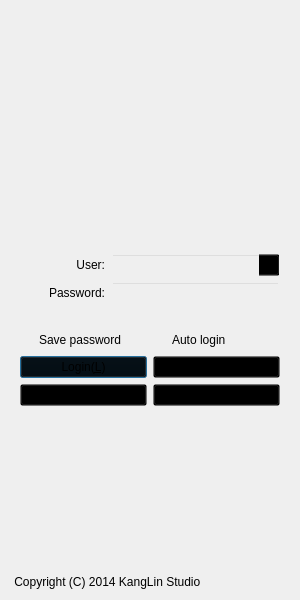
<?xml version="1.0" encoding="UTF-8"?>
<ui version="4.0">
 <class>CFrmLogin</class>
 <widget class="QFrame" name="CFrmLogin">
  <property name="geometry">
   <rect>
    <x>0</x>
    <y>0</y>
    <width>300</width>
    <height>600</height>
   </rect>
  </property>
  <property name="sizePolicy">
   <sizepolicy hsizetype="Preferred" vsizetype="Preferred">
    <horstretch>0</horstretch>
    <verstretch>0</verstretch>
   </sizepolicy>
  </property>
  <property name="maximumSize">
   <size>
    <width>16777215</width>
    <height>16777215</height>
   </size>
  </property>
  <property name="windowTitle">
   <string>Login</string>
  </property>
  <property name="windowIcon">
   <iconset resource="../../Resource/Resource.qrc">
    <normaloff>:/icon/AppIcon</normaloff>:/icon/AppIcon</iconset>
  </property>
  <property name="layoutDirection">
   <enum>Qt::LeftToRight</enum>
  </property>
  <property name="frameShadow">
   <enum>QFrame::Plain</enum>
  </property>
  <layout class="QGridLayout" name="gridLayout_2">
   <item row="1" column="0">
    <widget class="QWidget" name="widget" native="true">
     <property name="sizePolicy">
      <sizepolicy hsizetype="Minimum" vsizetype="Preferred">
       <horstretch>0</horstretch>
       <verstretch>0</verstretch>
      </sizepolicy>
     </property>
     <property name="minimumSize">
      <size>
       <width>0</width>
       <height>0</height>
      </size>
     </property>
     <property name="maximumSize">
      <size>
       <width>16777215</width>
       <height>16777215</height>
      </size>
     </property>
     <property name="autoFillBackground">
      <bool>false</bool>
     </property>
     <property name="styleSheet">
      <string notr="true">background-color: transparent</string>
     </property>
     <layout class="QGridLayout" name="gridLayout">
      <item row="0" column="0">
       <layout class="QHBoxLayout" name="horizontalLayout_6">
        <property name="bottomMargin">
         <number>9</number>
        </property>
        <item>
         <spacer name="horizontalSpacer">
          <property name="orientation">
           <enum>Qt::Horizontal</enum>
          </property>
          <property name="sizeHint" stdset="0">
           <size>
            <width>40</width>
            <height>20</height>
           </size>
          </property>
         </spacer>
        </item>
        <item>
         <widget class="QPushButton" name="pbState">
          <property name="sizePolicy">
           <sizepolicy hsizetype="Preferred" vsizetype="Preferred">
            <horstretch>0</horstretch>
            <verstretch>0</verstretch>
           </sizepolicy>
          </property>
          <property name="minimumSize">
           <size>
            <width>64</width>
            <height>64</height>
           </size>
          </property>
          <property name="maximumSize">
           <size>
            <width>100</width>
            <height>80</height>
           </size>
          </property>
          <property name="toolTip">
           <string>Change logon status</string>
          </property>
          <property name="statusTip">
           <string>Change logon status</string>
          </property>
          <property name="text">
           <string/>
          </property>
          <property name="icon">
           <iconset resource="../../Resource/Resource.qrc">
            <normaloff>:/icon/AppIcon</normaloff>:/icon/AppIcon</iconset>
          </property>
          <property name="iconSize">
           <size>
            <width>64</width>
            <height>64</height>
           </size>
          </property>
          <property name="autoDefault">
           <bool>true</bool>
          </property>
          <property name="default">
           <bool>false</bool>
          </property>
          <property name="flat">
           <bool>true</bool>
          </property>
         </widget>
        </item>
        <item>
         <spacer name="horizontalSpacer_2">
          <property name="orientation">
           <enum>Qt::Horizontal</enum>
          </property>
          <property name="sizeHint" stdset="0">
           <size>
            <width>38</width>
            <height>20</height>
           </size>
          </property>
         </spacer>
        </item>
       </layout>
      </item>
      <item row="1" column="0">
       <layout class="QHBoxLayout" name="horizontalLayout_5">
        <property name="topMargin">
         <number>0</number>
        </property>
        <item>
         <widget class="QLabel" name="label_3">
          <property name="sizePolicy">
           <sizepolicy hsizetype="Preferred" vsizetype="Preferred">
            <horstretch>1</horstretch>
            <verstretch>0</verstretch>
           </sizepolicy>
          </property>
          <property name="minimumSize">
           <size>
            <width>0</width>
            <height>0</height>
           </size>
          </property>
          <property name="maximumSize">
           <size>
            <width>16777215</width>
            <height>16777215</height>
           </size>
          </property>
          <property name="text">
           <string>User:</string>
          </property>
          <property name="alignment">
           <set>Qt::AlignRight|Qt::AlignTrailing|Qt::AlignVCenter</set>
          </property>
         </widget>
        </item>
        <item>
         <widget class="QComboBox" name="cmbUser">
          <property name="sizePolicy">
           <sizepolicy hsizetype="Preferred" vsizetype="Preferred">
            <horstretch>2</horstretch>
            <verstretch>0</verstretch>
           </sizepolicy>
          </property>
          <property name="minimumSize">
           <size>
            <width>0</width>
            <height>0</height>
           </size>
          </property>
          <property name="maximumSize">
           <size>
            <width>16777215</width>
            <height>16777215</height>
           </size>
          </property>
          <property name="editable">
           <bool>true</bool>
          </property>
          <property name="frame">
           <bool>true</bool>
          </property>
         </widget>
        </item>
       </layout>
      </item>
      <item row="2" column="0">
       <layout class="QHBoxLayout" name="horizontalLayout_4">
        <item>
         <widget class="QLabel" name="label_2">
          <property name="sizePolicy">
           <sizepolicy hsizetype="Preferred" vsizetype="Preferred">
            <horstretch>1</horstretch>
            <verstretch>0</verstretch>
           </sizepolicy>
          </property>
          <property name="minimumSize">
           <size>
            <width>0</width>
            <height>0</height>
           </size>
          </property>
          <property name="maximumSize">
           <size>
            <width>16777215</width>
            <height>16777215</height>
           </size>
          </property>
          <property name="text">
           <string>Password:</string>
          </property>
          <property name="alignment">
           <set>Qt::AlignRight|Qt::AlignTrailing|Qt::AlignVCenter</set>
          </property>
         </widget>
        </item>
        <item>
         <widget class="QLineEdit" name="lnPassword">
          <property name="sizePolicy">
           <sizepolicy hsizetype="Preferred" vsizetype="Preferred">
            <horstretch>2</horstretch>
            <verstretch>0</verstretch>
           </sizepolicy>
          </property>
          <property name="minimumSize">
           <size>
            <width>0</width>
            <height>0</height>
           </size>
          </property>
          <property name="maximumSize">
           <size>
            <width>16777215</width>
            <height>16777215</height>
           </size>
          </property>
          <property name="echoMode">
           <enum>QLineEdit::Password</enum>
          </property>
         </widget>
        </item>
       </layout>
      </item>
      <item row="3" column="0">
       <widget class="QLabel" name="lbePrompt">
        <property name="enabled">
         <bool>true</bool>
        </property>
        <property name="sizePolicy">
         <sizepolicy hsizetype="Preferred" vsizetype="Preferred">
          <horstretch>0</horstretch>
          <verstretch>0</verstretch>
         </sizepolicy>
        </property>
        <property name="minimumSize">
         <size>
          <width>0</width>
          <height>0</height>
         </size>
        </property>
        <property name="maximumSize">
         <size>
          <width>16777215</width>
          <height>16777215</height>
         </size>
        </property>
        <property name="text">
         <string/>
        </property>
        <property name="alignment">
         <set>Qt::AlignCenter</set>
        </property>
       </widget>
      </item>
      <item row="4" column="0">
       <layout class="QHBoxLayout" name="horizontalLayout_2">
        <item>
         <widget class="QCheckBox" name="chkSave">
          <property name="sizePolicy">
           <sizepolicy hsizetype="Preferred" vsizetype="Preferred">
            <horstretch>0</horstretch>
            <verstretch>0</verstretch>
           </sizepolicy>
          </property>
          <property name="minimumSize">
           <size>
            <width>0</width>
            <height>0</height>
           </size>
          </property>
          <property name="maximumSize">
           <size>
            <width>16777215</width>
            <height>16777215</height>
           </size>
          </property>
          <property name="text">
           <string>Save password</string>
          </property>
         </widget>
        </item>
        <item>
         <widget class="QCheckBox" name="chkLogin">
          <property name="sizePolicy">
           <sizepolicy hsizetype="Preferred" vsizetype="Preferred">
            <horstretch>0</horstretch>
            <verstretch>0</verstretch>
           </sizepolicy>
          </property>
          <property name="minimumSize">
           <size>
            <width>0</width>
            <height>0</height>
           </size>
          </property>
          <property name="maximumSize">
           <size>
            <width>16777215</width>
            <height>16777215</height>
           </size>
          </property>
          <property name="text">
           <string>Auto login</string>
          </property>
         </widget>
        </item>
       </layout>
      </item>
      <item row="5" column="0">
       <layout class="QHBoxLayout" name="horizontalLayout">
        <item>
         <widget class="QPushButton" name="pbOk">
          <property name="sizePolicy">
           <sizepolicy hsizetype="Minimum" vsizetype="Preferred">
            <horstretch>0</horstretch>
            <verstretch>0</verstretch>
           </sizepolicy>
          </property>
          <property name="minimumSize">
           <size>
            <width>0</width>
            <height>0</height>
           </size>
          </property>
          <property name="maximumSize">
           <size>
            <width>16777215</width>
            <height>16777215</height>
           </size>
          </property>
          <property name="toolTip">
           <string>Login</string>
          </property>
          <property name="text">
           <string>Login(&amp;L)</string>
          </property>
          <property name="icon">
           <iconset resource="../../Resource/Resource.qrc">
            <normaloff>:/icon/Login</normaloff>:/icon/Login</iconset>
          </property>
          <property name="autoDefault">
           <bool>true</bool>
          </property>
          <property name="default">
           <bool>true</bool>
          </property>
         </widget>
        </item>
        <item>
         <widget class="QPushButton" name="pbClose">
          <property name="sizePolicy">
           <sizepolicy hsizetype="Minimum" vsizetype="Preferred">
            <horstretch>0</horstretch>
            <verstretch>0</verstretch>
           </sizepolicy>
          </property>
          <property name="minimumSize">
           <size>
            <width>0</width>
            <height>0</height>
           </size>
          </property>
          <property name="maximumSize">
           <size>
            <width>16777215</width>
            <height>16777215</height>
           </size>
          </property>
          <property name="toolTip">
           <string>Close</string>
          </property>
          <property name="text">
           <string>Close(&amp;C)</string>
          </property>
          <property name="icon">
           <iconset resource="../../Resource/Resource.qrc">
            <normaloff>:/icon/Close</normaloff>:/icon/Close</iconset>
          </property>
          <property name="autoDefault">
           <bool>true</bool>
          </property>
          <property name="default">
           <bool>false</bool>
          </property>
         </widget>
        </item>
       </layout>
      </item>
      <item row="6" column="0">
       <layout class="QHBoxLayout" name="horizontalLayout_3">
        <item>
         <widget class="QPushButton" name="pbRegitster">
          <property name="sizePolicy">
           <sizepolicy hsizetype="Minimum" vsizetype="Preferred">
            <horstretch>0</horstretch>
            <verstretch>0</verstretch>
           </sizepolicy>
          </property>
          <property name="minimumSize">
           <size>
            <width>0</width>
            <height>0</height>
           </size>
          </property>
          <property name="maximumSize">
           <size>
            <width>16777215</width>
            <height>16777215</height>
           </size>
          </property>
          <property name="toolTip">
           <string>Register new account</string>
          </property>
          <property name="text">
           <string>Register(&amp;R)</string>
          </property>
          <property name="icon">
           <iconset resource="../../Resource/Resource.qrc">
            <normaloff>:/icon/AddAccount</normaloff>:/icon/AddAccount</iconset>
          </property>
          <property name="autoDefault">
           <bool>true</bool>
          </property>
          <property name="default">
           <bool>false</bool>
          </property>
         </widget>
        </item>
        <item>
         <widget class="QPushButton" name="pbSet">
          <property name="sizePolicy">
           <sizepolicy hsizetype="Minimum" vsizetype="Preferred">
            <horstretch>0</horstretch>
            <verstretch>0</verstretch>
           </sizepolicy>
          </property>
          <property name="minimumSize">
           <size>
            <width>0</width>
            <height>0</height>
           </size>
          </property>
          <property name="maximumSize">
           <size>
            <width>16777215</width>
            <height>16777215</height>
           </size>
          </property>
          <property name="toolTip">
           <string>Set Server</string>
          </property>
          <property name="text">
           <string>Set(&amp;S)</string>
          </property>
          <property name="icon">
           <iconset resource="../../Resource/Resource.qrc">
            <normaloff>:/icon/Options</normaloff>:/icon/Options</iconset>
          </property>
         </widget>
        </item>
       </layout>
      </item>
     </layout>
    </widget>
   </item>
   <item row="2" column="0">
    <spacer name="verticalSpacer_2">
     <property name="orientation">
      <enum>Qt::Vertical</enum>
     </property>
     <property name="sizeHint" stdset="0">
      <size>
       <width>20</width>
       <height>80</height>
      </size>
     </property>
    </spacer>
   </item>
   <item row="3" column="0">
    <widget class="QLabel" name="lbCopyright">
     <property name="text">
      <string> Copyright (C) 2014 KangLin Studio</string>
     </property>
    </widget>
   </item>
   <item row="0" column="0">
    <spacer name="verticalSpacer">
     <property name="orientation">
      <enum>Qt::Vertical</enum>
     </property>
     <property name="sizeHint" stdset="0">
      <size>
       <width>20</width>
       <height>81</height>
      </size>
     </property>
    </spacer>
   </item>
  </layout>
 </widget>
 <tabstops>
  <tabstop>cmbUser</tabstop>
  <tabstop>lnPassword</tabstop>
  <tabstop>chkSave</tabstop>
  <tabstop>chkLogin</tabstop>
  <tabstop>pbOk</tabstop>
  <tabstop>pbClose</tabstop>
  <tabstop>pbRegitster</tabstop>
  <tabstop>pbSet</tabstop>
  <tabstop>pbState</tabstop>
 </tabstops>
 <resources>
  <include location="../../Resource/Resource.qrc"/>
 </resources>
 <connections/>
</ui>
